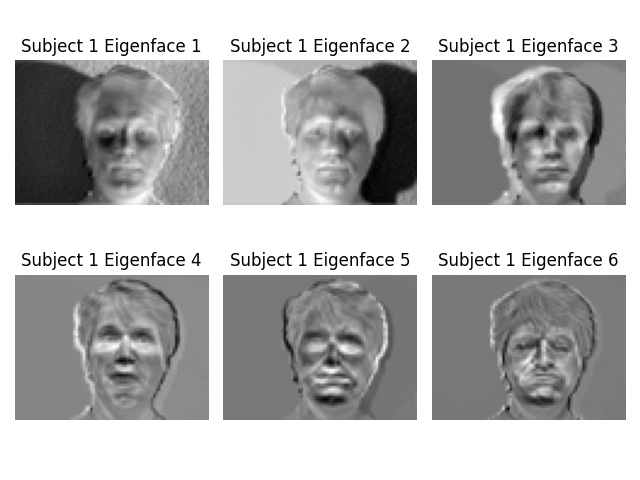
#> input picture HW2/gradescope-starter/eigenfaces_subject1.png, 640 x 480 px, given in place of subject01-test.gif, which was not available
$ python eigen_faces.py
#> lines starting #> are read from the running program, lines starting #| are printed output that depends on the picture; pictures that were not available may be replaced by others from this repository, and a replacement may not be noted
# -----------------------------------------------------------------------------
# NOTE: This file consists of 2 classes

# 1. EigenFacesResult - This class should not be modified. Gradescope will use the output of run()
# method in this format.
# 2. EigenFaces - This is class which will implement the eigen faces algorithm and return the results.
# -----------------------------------------------------------------------------

import os
import numpy as np
import matplotlib.pyplot as plt
import sklearn.preprocessing as skpp
from PIL import Image

# -----------------------------------------------------------------------------
# NOTE: This class should NOT be modified.
# Gradescope will depend on the structure of this class as defined.
# -----------------------------------------------------------------------------
class EigenFacesResult:
    """
    A structured container for storing the results of the EigenFaces computation.

    Attributes
    ----------
    subject_1_eigen_faces : np.ndarray
        A (6, a, b) array representing the top 6 eigenfaces for subject 1.
        A plt.imshow(map['subject_1_eigen_faces'][0]) should display first in a eigen face for subject 1

    subject_2_eigen_faces : np.ndarray
        A (6, a, b) array representing the top 6 eigenfaces for subject 2.
        A plt.imshow(map['subject_2_eigen_faces'][0]) should display first in a eigen face for subject 2

    s11 : float
        Projection residual of subject 1 test image on subject 1 eigenfaces.

    s12 : float
        Projection residual of subject 2 test image on subject 1 eigenfaces.

    s21 : float
        Projection residual of subject 1 test image on subject 2 eigenfaces.

    s22 : float
        Projection residual of subject 2 test image on subject 2 eigenfaces.
    """

    def __init__(
        self,
        subject_1_eigen_faces: np.ndarray,
        subject_2_eigen_faces: np.ndarray,
        s11: float,
        s12: float,
        s21: float,
        s22: float
    ):
        self.subject_1_eigen_faces = subject_1_eigen_faces
        self.subject_2_eigen_faces = subject_2_eigen_faces
        self.s11 = s11
        self.s12 = s12
        self.s21 = s21
        self.s22 = s22

# -----------------------------------------------------------------------------
# NOTE: Do not change the parameters / return types for pre defined methods.
# -----------------------------------------------------------------------------
class EigenFaces:
    """
    This class handles loading facial images for two subjects, computing eigenfaces
    via PCA, and evaluating projection residuals for test images.

    Methods
    -------
    run():
        Computes the eigenfaces for each subject and the projection residuals for test images.
    """

    def __init__(self, images_root_directory="data/yalefaces"):
        """
        Initializes the EigenFaces object and loads all relevant facial images from the specified directory.

        Parameters
        ----------
        images_root_directory : str
            The path to the root directory containing subject images.
        """
        self.original_sizes = (320,243)
        self.downsampled_sizes = (80,60)
        gif_files = [f"{images_root_directory}/{f}" for f in os.listdir(images_root_directory)]

        self.s1_train_files = sorted([f for f in gif_files if 'subject01' in f and 'test' not in f])
        self.s2_train_files = sorted([f for f in gif_files if 'subject02' in f and 'test' not in f])
        self.s1_test_file = f'{images_root_directory}/subject01-test.gif'
        self.s2_test_file = f'{images_root_directory}/subject02-test.gif'
        self.s1_train_images = np.array([self.load_image(file) for file in self.s1_train_files])
        self.s2_train_images = np.array([self.load_image(file) for file in self.s2_train_files])
        self.s1_test_image = np.array(self.load_image(self.s1_test_file))
        self.s2_test_image = np.array(self.load_image(self.s2_test_file))

    def load_image(self, file, ds_factor: int = 4) -> np.ndarray:
#> called with file = 'data/yalefaces/subject01-test.gif', ds_factor = 4
            with Image.open(file) as img:
#> img is the input picture: PIL image 640x480 RGBA; mean R, G, B, A 181, 181, 181, 255
                downsampled = img.resize((img.size[0]//ds_factor, img.size[1]//ds_factor), Image.LANCZOS)
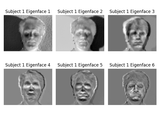
#> downsampled: PIL image 160x120 RGBA; mean R, G, B, A 180.6, 180.6, 180.6, 255
#> call 2 of load_image, with file = 'data/yalefaces/subject02-test.gif', ds_factor = 4
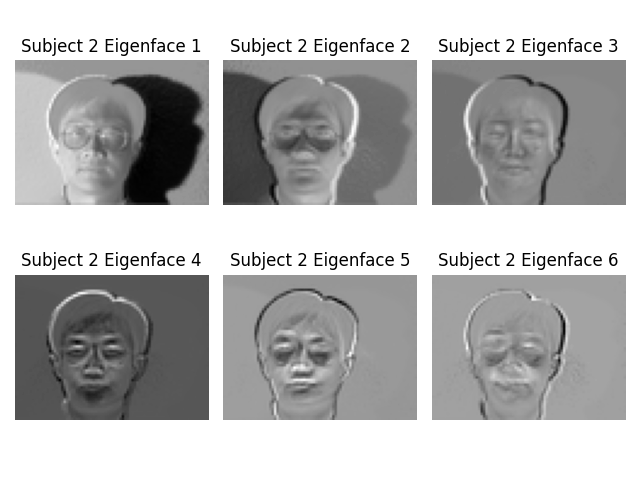
#> input picture HW2/gradescope-starter/eigenfaces_subject2.png, 640 x 480 px, given in place of subject02-test.gif, which was not available
#> in load_image, img is the input picture: PIL image 640x480 RGBA; mean R, G, B, A 181.4, 181.4, 181.4, 255
#> in load_image (call 2), `downsampled = img.resize((img.size[0]//ds_factor, img.size[1]//ds_fact..`:
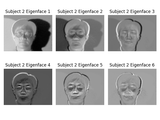
#> downsampled: PIL image 160x120 RGBA; mean R, G, B, A 181, 181, 181, 255
                ds_array = np.array(downsampled)
            return ds_array.flatten()

    def compute_eigenfaces(self, images, num_eigenfaces = 6):
#> (the run stopped early here; a loop or call above may not have finished)
